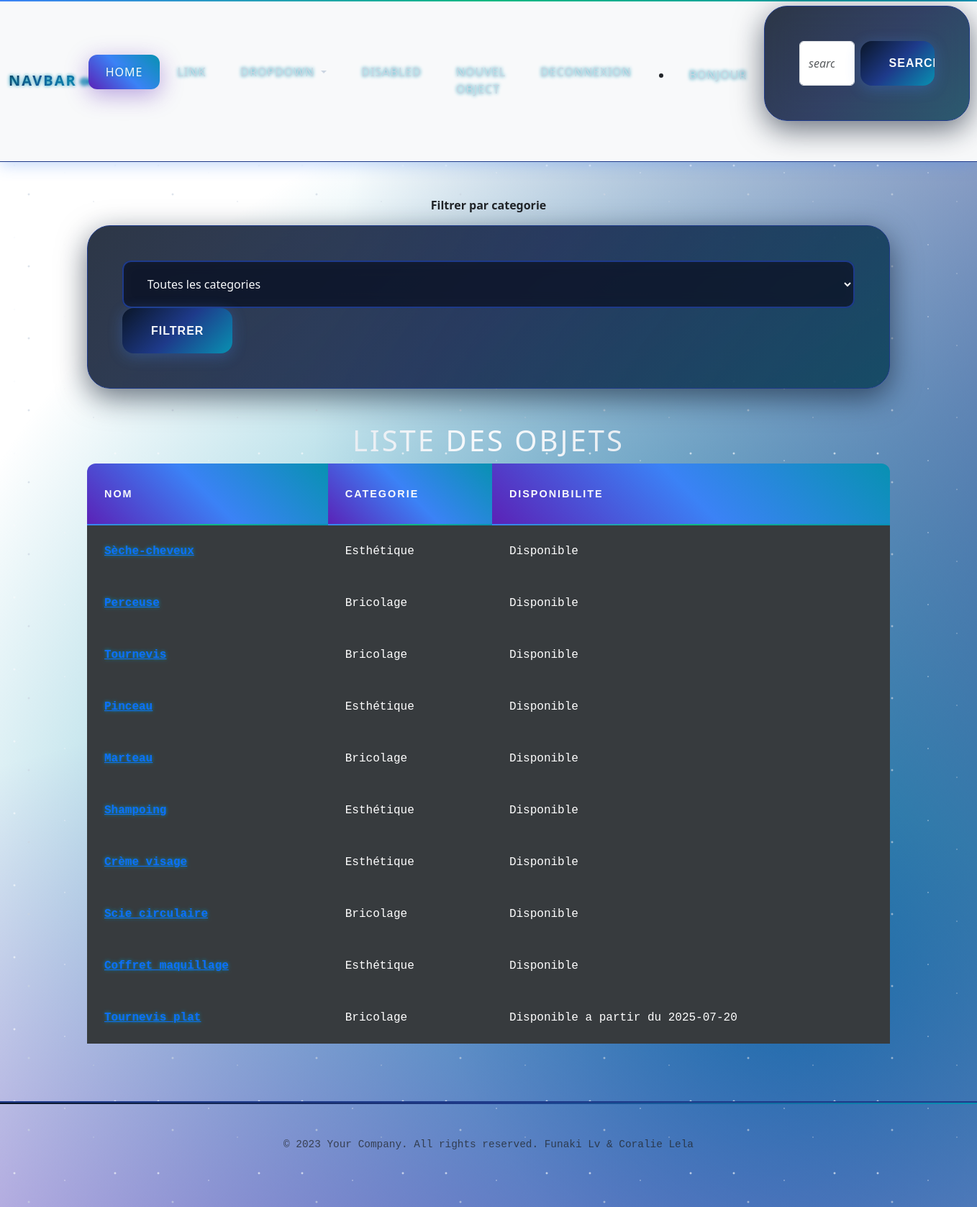
Page /pages/home.php on the committed database.
### tables this page shows
CREATE TABLE objet (
    id_objet INT AUTO_INCREMENT PRIMARY KEY,
    nom_objet VARCHAR(100),
    id_categorie INT,
    id_membre INT,
    FOREIGN KEY (id_categorie) REFERENCES categorie_objet(id_categorie),
    FOREIGN KEY (id_membre) REFERENCES membre(id_membre)
);

CREATE TABLE emprunt (
    id_emprunt INT AUTO_INCREMENT PRIMARY KEY,
    id_objet INT,
    id_membre INT,
    date_emprunt DATE,
    date_retour DATE,
    FOREIGN KEY (id_objet) REFERENCES objet(id_objet),
    FOREIGN KEY (id_membre) REFERENCES membre(id_membre)
);

### inc/connexion.php (called while the page is built, shortened)
<?php
function dbconnect(){
  static $connect = null;
  if($connect === null){
      $connect = mysqli_connect('localhost','root','','emprunt');
      mysqli_set_charset($connect,'utf8mb4');
  }
  return $connect;
}
?>

### inc/functions.php (called while the page is built, shortened)
<?php
include("connexion.php");
function get_list_object()
{
    $sql = "SELECT * FROM v_all_info_objet";
    $result = mysqli_query(dbconnect(), $sql);
    $list = [];
    while ($row = mysqli_fetch_assoc($result)) {
        $list[] = $row;
    }
    return $list;
}
function disponibilite($id_objet)
{
    $sql = "SELECT date_retour FROM v_all_info_objet WHERE id_objet = '$id_objet' AND date_retour > now()";
    $result = mysqli_query(dbconnect(), $sql);
    if (mysqli_num_rows($result) > 0) {
        $rest = mysqli_fetch_assoc($result);
        return "Disponible a partir du " . $rest['date_retour'];
    } else {
        return "Disponible";
    }
}
?>

### pages/home.php (the view, shortened to what this page needs)
<?php
include("header.php");
if(isset($_GET['id_categorie']) && $_GET['id_categorie'] != '') {
    $id_categorie = $_GET['id_categorie'];
    $list_object = get_list_object_categorie($id_categorie);
} else {
    $list_object = get_list_object();
}
?>
<main>
    <div class="container">
        <p class="text-center"><strong>Filtrer par categorie</strong></p>
        <form action="home.php" method="get">
            <select name="id_categorie" id="">
                <option value="">Toutes les categories</option>
            </select>
            <br>
            <input type="submit" value="Filtrer">
        </form>
            <h1 class="text-center">Liste des objets</h1>
        <table class="table table-dark">
            <thead>
                <tr>
                    <th scope="col">Nom</th>
                    <th scope="col">Categorie</th>
                    <th scope="col">Disponibilite</th>
                </tr>
            </thead>
            <tbody>
                <?php foreach ($list_object as $object) :
                   $dispo = disponibilite($object['id_objet']); ?>
                <tr class="table-active">
                    <td><a href="fiche.php?id_objet=<?= $object['id_objet'] ?>"><?= $object['nom_objet'] ?></a></td>
                    <td><?= $object['nom_categorie'] ?></td>
                    <td><?= $dispo ?></td>
                </tr>
               <?php endforeach; ?>
            </tbody>
        </table>
    </div>
    <?php
    include("footer.php");
    ?>

### pages/header.php (shortened to what this page needs)
<?php
include("../inc/functions.php");
?>
<!DOCTYPE html>
<html lang="en">
<head>
    <link rel="stylesheet" href="../assets/style.css">
    <link rel="stylesheet" href="../assets/bootstrap/css/bootstrap.min.css">
</head>
<body>
    <nav class="navbar navbar-expand-lg bg-body-tertiary">
        <div class="container-fluid">
            <a class="navbar-brand" href="#">Navbar</a>
            <div class="collapse navbar-collapse" id="navbarSupportedContent">
                <ul class="navbar-nav me-auto mb-2 mb-lg-0">
                    <li class="nav-item">
                        <a class="nav-link active" aria-current="page" href="home.php">Home</a>
                    </li>
                    <li class="nav-item">
                        <a class="nav-link" href="#">Link</a>
                    </li>
                    <li class="nav-item dropdown">
                        <a class="nav-link dropdown-toggle" href="#" role="button" data-bs-toggle="dropdown"
                            aria-expanded="false">
                            Dropdown
                        </a>
                    </li>
                    <li class="nav-item">
                        <a class="nav-link disabled">Disabled</a>
                    </li>
                     <li class="nav-item">
                        <a class="nav-link" href="upload.php">Nouvel Object</a>
                    </li>
                     <li class="nav-item">
                        <a class="nav-link" href="../inc/deconnexion.php">Deconnexion</a>
                    </li>
                </ul>
                <ul>
                    <li class="nav-item">
                        <a class="nav-link" href="#">Bonjour <?= $_SESSION['user']['nom'] ?></a>
                    </li>
                </ul>
                <form class="d-flex" role="search">
                    <input class="form-control me-2" type="search" placeholder="Search" aria-label="Search">
                    <button class="btn btn-outline-success" type="submit">Search</button>
                </form>
            </div>
        </div>
    </nav>

### pages/footer.php
<footer>
    <div class="container text-center">
        <p class="text-muted">© 2023 Your Company. All rights reserved. Funaki Lv & Coralie Lela</p>
    </div>
</footer>
</body>
</html>

### rows in the picture
objet: nom_objet "Sèche-cheveux", nom_categorie "Esthétique", dispo "Disponible"
objet: nom_objet "Perceuse", nom_categorie "Bricolage", dispo "Disponible"
objet: nom_objet "Tournevis", nom_categorie "Bricolage", dispo "Disponible"
objet: nom_objet "Pinceau", nom_categorie "Esthétique", dispo "Disponible"
objet: nom_objet "Marteau", nom_categorie "Bricolage", dispo "Disponible"
objet: nom_objet "Shampoing", nom_categorie "Esthétique", dispo "Disponible"
objet: nom_objet "Crème visage", nom_categorie "Esthétique", dispo "Disponible"
objet: nom_objet "Scie circulaire", nom_categorie "Bricolage", dispo "Disponible"
objet: nom_objet "Coffret maquillage", nom_categorie "Esthétique", dispo "Disponible"
objet: nom_objet "Tournevis plat", nom_categorie "Bricolage", id_objet.date_retour "Disponible a partir du 2025-07-20"
